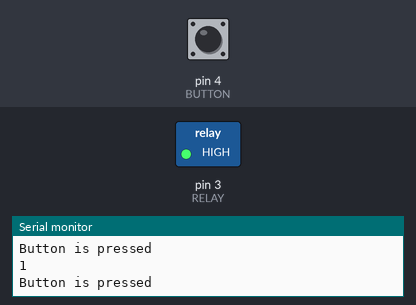
Recording of a sketch running on a simulated Arduino Uno, built with avr-gcc and run on an emulated ATmega328P. On the bench: switched loads named in the sketch (green lamp = pin HIGH), the last lines printed to the serial monitor. Inputs (shaded band) come from the test bench; at power-on: pin 4 (BUTTON) HIGH.

Above: at 1.2 s.
1.3 s: pin 4 (BUTTON) pulled LOW for 0.15 s
At 1.4 s:
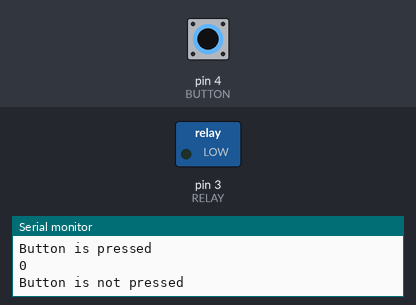
3.0 s: pin 4 (BUTTON) pulled LOW for 3.2 s
At 6.9 s:
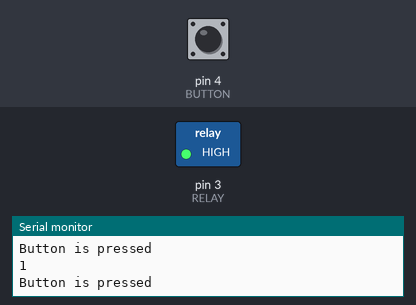
Timing chart, 0 to 8.4 s (numbered marks = the images above; inputs shaded):
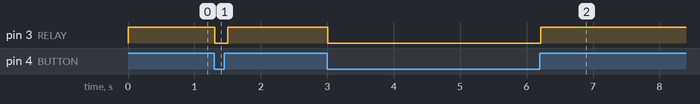

Measured:
- after the input at 1.3 s, pin 3 (RELAY): HIGH → LOW at once, → HIGH 0.20 s later
- after the input at 3.0 s, pin 3 (RELAY): HIGH → LOW at once, → HIGH 3.2 s later

The sketch:

relay_example_code.ino
```cpp
#define BUTTON 4
#define RELAY 3

int buttonState = LOW;


void setup() {
  // put your setup code here, to run once:
  Serial.begin(9600);
  pinMode(RELAY, OUTPUT);
  pinMode(BUTTON, INPUT_PULLUP);


}

void loop() {
  buttonState = digitalRead(BUTTON);
  Serial.println(digitalRead(BUTTON));
  //Serial.print("button pressed");
  if(buttonState == HIGH ){
    digitalWrite(RELAY, HIGH);
    Serial.println("Button is pressed");

  }
  else{
    digitalWrite(RELAY, LOW);
    Serial.println("Button is not pressed");

    //Serial.print("button pressed");
  }
  // put your main code here, to run repeatedly:
  delay(100);

}
```
